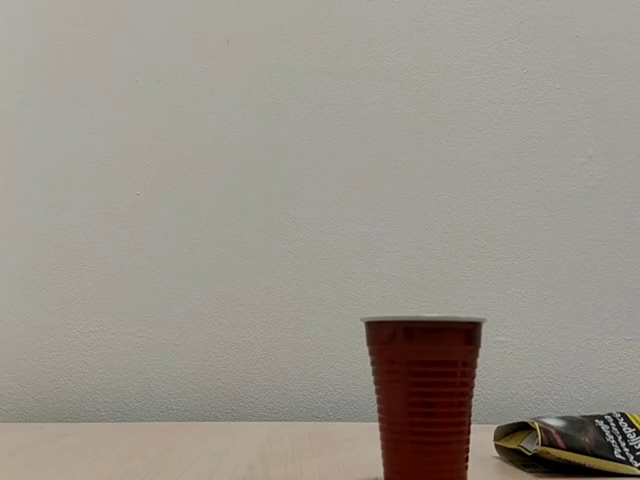
#> input picture testImages/frame1.png, 640 x 480 px, found by its file name; the run also reads 1 picture not shown here
$ python program.py
#> lines starting #> are read from the running program, lines starting #| are printed output that depends on the picture
### new_tss.py
import numpy as np
from cv2 import cv2
import random
import time
import os
import copy

debug = True


# [24 lines left out: functions getPngFromYUV444, frameFromYUV422, YCrCb2BGR, not called in this run]

def BGR2YCrCb(image):
    """
    Converts numpy image into from BGR to YCrCb color space
    """
    return cv2.cvtColor(image, cv2.COLOR_YCrCb2BGR)
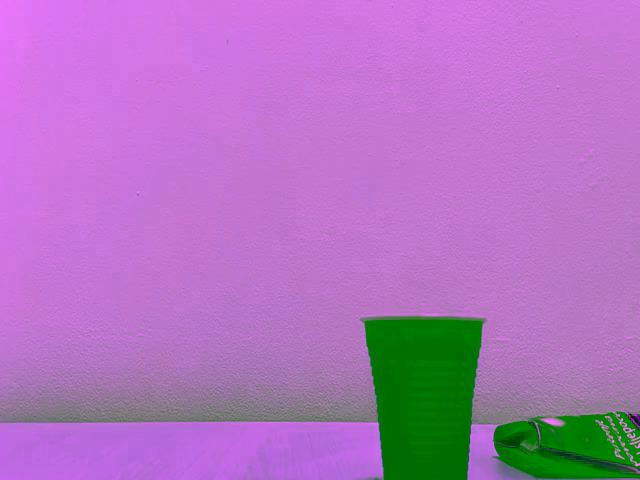
#> returned value: shape (480, 640, 3); mean B, G, R 191, 116.7, 176.2

def segmentImage(anchor, blockSize=8):
    """
    Determines how many macroblocks an image is composed of
    :param anchor: I-Frame
    :param blockSize: Size of macroblocks in pixels
    :return: number of rows and columns of macroblocks within
    """
    h, w = anchor.shape
    hSegments = int(h / blockSize)
    wSegments = int(w / blockSize)
    totBlocks = int(hSegments * wSegments)

    # [4 lines of commented-out code are left out]

    return hSegments, wSegments

def getCenter(x, y, blockSize):
    """
    Determines center of a block with x, y as top left corner coordinates and blockSize as blockSize
    :return: x, y coordinates of center of a block
    """
    return (int(x + blockSize/2), int(y + blockSize/2))

def getAnchorSearchArea(x, y, blockSize, searchArea = 7):
    """
    Returns image of anchor search area
    :param x, y: top left coordinate of macroblock in Current Frame
    :param anchor: I-Frame
    :param blockSize: size of block in pixels
    :param searchArea: size of search area in pixels
    :return: Image of anchor search area
    """
    #h, w = anchor.shape
    cx, cy = getCenter(x, y, blockSize)

    sx = max(0, cx-int(blockSize/2)-searchArea) # ensure search area is in bounds
    sy = max(0, cy-int(blockSize/2)-searchArea) # and get top left corner of search area

    # slice anchor frame within bounds to produce anchor search area
    #anchorSearch = anchor[sy:min(sy+searchArea*2+blockSize, h), sx:min(sx+searchArea*2+blockSize, w)]

    return sx,sy

def getBlockZone(p, anchor, tBlock, blockSize):
    """
    Retrieves the block searched in the anchor search area to be compared with the macroblock tBlock in the current frame
    :param p: x,y coordinates of macroblock center from current frame
    :param aSearch: anchor search area image
    :param tBlock: macroblock from current frame
    :param blockSize: size of macroblock in pixels
    :return: macroblock from anchor
    """
    h,w = anchor.shape
    px, py = p # coordinates of macroblock center
    px, py = max(0,int(px-blockSize/2)),max(0, int(py-blockSize/2)) # get top left corner of macroblock
    #px, py = max(0,px), max(0,py) # ensure macroblock is within bounds
    px,py = min(px,w-blockSize),min(py, h-blockSize)

    aBlock = anchor[py:py+blockSize, px:px+blockSize] # retrive macroblock from anchor search area


    try:
        assert aBlock.shape == tBlock.shape # must be same shape

    except Exception as e:
        print(e)
        print(f"ERROR - ABLOCK SHAPE: {aBlock.shape} != TBLOCK SHAPE: {tBlock.shape}")

    return aBlock,px,py
# [7 lines left out: function mannualMAD, not called in this run]

def getMAD(tBlock, aBlock):
    """
    Returns Mean Absolute Difference between current frame macroblock (tBlock) and anchor frame macroblock (aBlock)
    """
    return np.sum(np.abs(np.subtract(tBlock, aBlock)))/(tBlock.shape[0]*tBlock.shape[1])

def getBestMatch(tBlock,anchor,sx,sy,blockSize,x,y,step=11): #3 Step Search


    #ah, aw = aSearch.shape
    acy, acx = int(y+blockSize/2), int(x + blockSize/2) # get center of anchor search area

    minMAD = float("+inf")
    minP = None

    while step >= 1:
        p1 = (acx, acy)
        p2 = (acx+step, acy)
        p3 = (acx, acy+step)
        p4 = (acx+step, acy+step)
        p5 = (acx-step, acy)
        p6 = (acx, acy-step)
        p7 = (acx-step, acy-step)
        p8 = (acx+step, acy-step)
        p9 = (acx-step, acy+step)
        pointList = [p1,p2,p3,p4,p5,p6,p7,p8,p9] # retrieve 9 search points

        for p in range(len(pointList)):
            aBlock,px1,py1 = getBlockZone(pointList[p], anchor, tBlock, blockSize) # get anchor macroblock
            MAD = getMAD(tBlock, aBlock) # determine MAD
            if MAD < minMAD: # store point with minimum MAD
                minMAD = MAD
                minP = (px1,py1)
                acx, acy = int(px1 + blockSize/2), int(py1+blockSize/2)
            else:
                minP = (acx- int(blockSize/2), acy- int(blockSize/2))

        step = int(step/2)

    px, py = minP # center of anchor block with minimum MAD
    #px, py = px - int(blockSize / 2), py - int(blockSize / 2) # get top left corner of minP
    #px, py = max(0, px), max(0, py) # ensure minP is within bounds
    #matchBlock = aSearch[py:py + blockSize, px:px + blockSize] # retrieve best macroblock from anchor search area

    return px,py

def blockValueDeviation(block,blockSize):
    sum= 0
    for y in range(0,8,1):
        for x in range(0,8,1):
            sum += block[x][y]
    mean= sum/(blockSize*blockSize)
    deviationSum=0
    for y in range(0,8,1):
        for x in range(0,8,1):
            deviationSum += abs(mean-block[x][y])
    return deviationSum


def blockSearchBody(anchor, target, blockSize, searchArea=400,step=11):
    """
    Facilitates the creation of a predicted frame based on the anchor and target frame
    :param anchor: I-Frame
    :param target: Current Frame to create a P-Frame from
    :param blockSize: size of macroBlock in pixels
    :param searchArea: size of searchArea extended from blockSize
    :return: predicted frame
    """
    h, w = anchor.shape
    hSegments, wSegments = segmentImage(anchor, blockSize)


    #predicted = np.ones((h, w))*255
    bcount = 0
    vectors=[]
    for y in range(0, int(hSegments*blockSize), blockSize):
        for x in range(0, int(wSegments*blockSize), blockSize):

            targetBlock = target[y:y+blockSize, x:x+blockSize] #get current macroblock
            sumDev = blockValueDeviation(targetBlock,blockSize)

            if sumDev>500:
                print(sumDev)
                sx, sy = getAnchorSearchArea(x, y, blockSize, searchArea) #get anchor search area

                #print("AnchorSearchArea: ", anchorSearchArea.shape)

                px,py = getBestMatch(targetBlock,anchor,sx,sy, blockSize,x,y,step) #get best anchor macroblock

                #predicted[y:y+blockSize, x:x+blockSize] = anchorBlock #add anchor block to predicted frame

                vectors.append((px,py))
            else:

                vectors.append((x,y))


            bcount+=1

            # [6 lines of commented-out code are left out]

    assert bcount == int(hSegments*wSegments) #check all macroblocks are accounted for

    return vectors


def preprocess(anchor, target, blockSize):

    if isinstance(anchor, str) and isinstance(target, str):
        anchorFrame = BGR2YCrCb(cv2.imread(anchor))[:, :, 0] # get luma component
        targetFrame = BGR2YCrCb(cv2.imread(target))[:, :, 0] # get luma component

    elif isinstance(anchor, np.ndarray) and isinstance(target, np.ndarray):
        anchorFrame = BGR2YCrCb(anchor)[:, :, 0] # get luma component
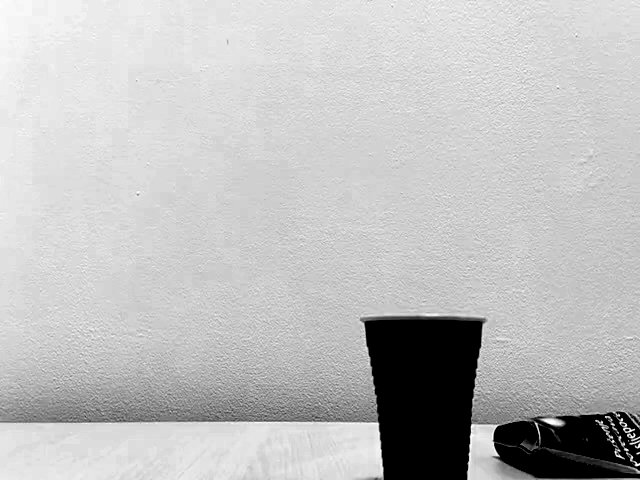
#> anchorFrame: shape (480, 640); min 0, max 255, mean 191
#> anchor is the input picture: shape (480, 640, 3); mean B, G, R 138.9, 147.4, 152.4
        targetFrame = BGR2YCrCb(target)[:, :, 0] # get luma component

    else:
        raise ValueError

    #resize frame to fit segmentation
    hSegments, wSegments = segmentImage(anchorFrame, blockSize)
#> hSegments = 60; wSegments = 80
    anchorFrame = cv2.resize(anchorFrame, (int(wSegments*blockSize), int(hSegments*blockSize)))
    targetFrame = cv2.resize(targetFrame, (int(wSegments*blockSize), int(hSegments*blockSize)))

    #if debug:
        #print(f"A SIZE: {anchorFrame.shape}")
        #print(f"T SIZE: {targetFrame.shape}")


    return (anchorFrame, targetFrame)

def main(anchorFrame, targetFrame, outfile="OUTPUT", saveOutput=False, blockSize = 8,step=11):
    """

    :param anchor: file path of I-Frame or I-Frame
    :param target: file path of Current Frame or Current Frame
    :return: image with vectors
    """
    editedFrame = copy.copy(targetFrame)
    anchorFrame, targetFrame = preprocess(anchorFrame, targetFrame, blockSize) #processes frame or filepath to frame

    hSegments, wSegments = segmentImage(anchorFrame, blockSize)
#> hSegments = 60; wSegments = 80
    vectors = blockSearchBody(anchorFrame, targetFrame, blockSize)
#> in blockSearchBody, `hSegments, wSegments = segmentImage(anchor, blockSize)`: hSegments = 60; wSegments = 80
    #print(str(step)+str(blockSize))
    bcount = 0


    return vectors

### program.py

import sys
import numpy as np
from cv2 import cv2
import new_tss

import copy
import ebma
import framecollect as fc

videopath = "casa_360.mp4"
prevFrame= "C:/Users/Valentin/Pictures/frame1.png"
frame = "C:/Users/Valentin/Pictures/frame2.png"
yuvVideoSequence = "D:\\ProgramskiDokumenti\\VisualStudio\\YUV\\captureYUV422P.yuv"
width,height= 1280, 720
#framecollect.getFrames(videopath)
#cv2.arrowedLine(image, start_point, end_point, color, thickness)
"""
cv2.imread(prevFrame)
editedFrame = new_tss.main(cv2.imread(prevFrame),cv2.imread(frame))
cv2.imshow(videopath,editedFrame)
cv2.waitKey()

"""

# [62 lines left out: functions run_TSS2FramesFromYUV, run_TSSvideo, run_EBMAvideo, not called in this run]
def run_TSS2frames(frame, prevFrame):

    editedFrame = new_tss.main(cv2.imread(prevFrame),cv2.imread(frame))
    cv2.imshow(videopath,editedFrame)
    cv2.waitKey()
# [5 lines left out: function run_EBMA2frames, not called in this run]


# [4 lines of commented-out code are left out]
run_TSS2frames(frame,prevFrame)
